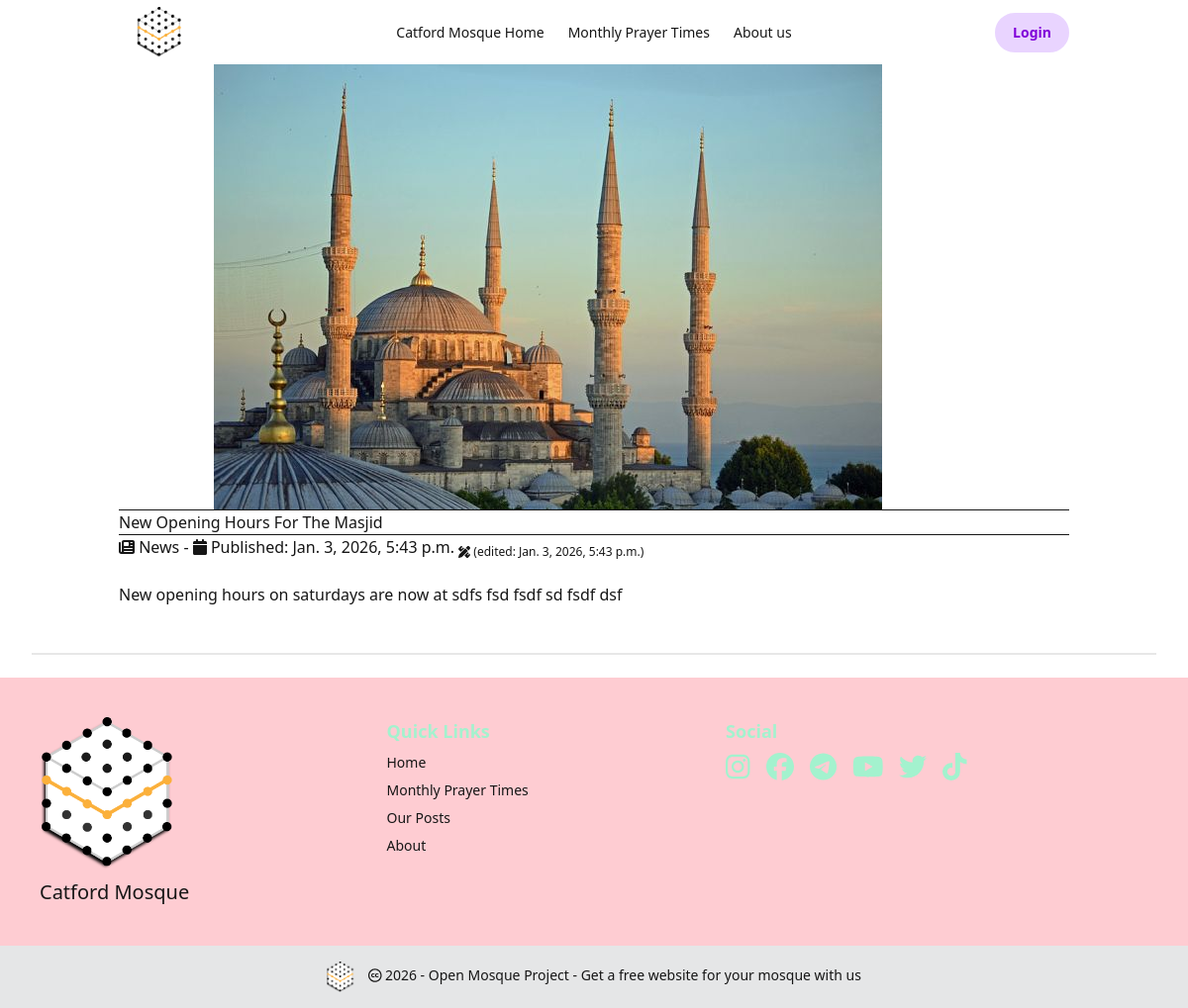
Screenshot of /post/3/ with the database file from the repository.
### masjidConfig/models.py (models this page shows, shortened)
class CentreProfile(SingletonModel):
    maintenance_mode = models.BooleanField(default=False)
    masjid_Name = models.CharField(trans("Name of mosque"), max_length=255, default='Open Mosque Project')
    masjid_Logo = models.ImageField(upload_to='images/', default='images/gsm_logo.png')
    masjid_Photo = models.ImageField(upload_to='images/', blank=True)
    established = models.DateField(blank=True, null=True)
    about = models.TextField(max_length=2000, blank=True)
    address1 = models.CharField(max_length=255, blank=True)
    town = models.CharField(max_length=255, blank=True)
    city = models.CharField(max_length=255, default='London')
    country = models.CharField(max_length=255, default='GB')
    postcode = models.CharField(max_length=10, blank=True)
    method = models.IntegerField(choices=PRAYER_CALC_CHOICES, default=3)
    shafaq = models.CharField(max_length=10, choices=SHAFAQ_CHOICES, default=GEN)
    school = models.IntegerField(choices=SCHOOL_CHOICES, default=SHAFI)
    latitude = models.DecimalField(max_digits=9, decimal_places=6, default=51.443909)
    longitude = models.DecimalField(max_digits=9, decimal_places=6, default=0.219730)
    weekly_schedule = models.JSONField(default=get_default_schedule, help_text="Schedule of operating days and prayers with jamaah times")
    fajr_jamaah_minutes = models.CharField(max_length=255, choices=FAJR_JAMAAH, blank=True)
    dhuhr_jamaah_minutes = models.CharField(max_length=255, choices=DHUHR_JAMAAH, blank=True)
    asr_jamaah_minutes = models.CharField(max_length=255, choices=ASR_JAMAAH, blank=True)
    maghrib_jamaah_minutes = models.CharField(max_length=255, choices=MAGHRIB_JAMAAH, blank=True)
    isha_jamaah_minutes = models.CharField(max_length=255, choices=ISHA_JAMAAH, blank=True)
    theme_choice = models.CharField(max_length=255, choices=COLOR_CHOICES, default='light')
    facebook = models.CharField(max_length=255, blank=True)
    instagram = models.CharField(max_length=255, blank=True)
    youtube = models.CharField(max_length=255, blank=True)
    telegram = models.CharField(max_length=255, blank=True)
    twitter = models.CharField(max_length=255, blank=True)
    tiktok = models.CharField(max_length=255, blank=True)
    imam = models.CharField(max_length=255, blank=True)
    landline = models.CharField(max_length=255, blank=True)
    mobile = models.CharField(max_length=255, blank=True)
    email = models.CharField(max_length=255, blank=True)
    what3words = models.CharField(max_length=255, blank=True)
    class Meta:
        verbose_name = trans("Site Configuration")
    """
    Adjustments we have not currently added

    Tune - "tune" (string) -
    Comma Separated String of integers to offset timings returned by the API in minutes. Example: 5,3,5,7,9,7. See https://aladhan.com/calculation-methods

    "midnightMode" (number) -
    0 for Standard (Mid Sunset to Sunrise), 1 for Jafari (Mid Sunset to Fajr). If you leave this empty, it defaults to Standard.

    "timezonestring" (string) -
    A valid timezone name as specified on http://php.net/manual/en/timezones.php . Example: Europe/London. If you do not specify this, we'll calcuate it using the co-ordinates you provide.

    "latitudeAdjustmentMethod" (number) -
    Method for adjusting times higher latitudes - for instance, if you are checking timings in the UK or Sweden.
    1 - Middle of the Night
    2 - One Seventh
    3 - Angle Based

    "adjustment" (number) -
    Number of days to adjust hijri date(s). Example: 1 or 2 or -1 or -2
    """

### posts/models.py (models this page shows, shortened)
class Post(models.Model):
    title = models.CharField(max_length=200)
    content = models.TextField(max_length=1000) # RichTextField()
    type = models.CharField(max_length=200, choices=POST_CHOICES)
    published = models.BooleanField(default=False)
    published_date = models.DateTimeField(auto_now_add=True)
    updated_date = models.DateTimeField(auto_now=True)
    image = ProcessedImageField(
        upload_to='images/',
        processors=[ResizeToFill(800, 450)],
        blank=True,
        null=True,
    )
    def get_image_url(self):
        if self.image:
            return self.image.url
        return os.path.join(settings.STATIC_URL, 'images/default_image.jpg')

### posts/views.py (the view)
# urls.py: path('post/<int:id>/', views.post_view, name='post_view'),
def post_view(request, id):
    post = Post.objects.get(id=id)
    context = {'post':post}
    return render(request, 'posts/post_view.html', context)

### masjidConfig/templatetags/masjid_tags.py (called while the page is built)
@register.simple_tag
def get_masjid():
    return CentreProfile.objects.get(pk=1)

### posts/templates/posts/post_view.html (shortened to what this page needs)
{% extends 'base.html' %}
{% load static %}
{% block content %}
<div style="display: block;
    margin-left: auto;
    margin-right: auto;
    max-width:80%; overflow: hidden">
    <img src="{{post.get_image_url}}">
</div>
<hr>
<h1>{{post.title|title}}</h1>
<hr>
<h5>
    <i class="fa-solid fa-newspaper"></i> {{post.type}} -
    <i class="fa-solid fa-calendar"></i> Published: {{post.published_date}}
    {% if post.updated_date %}<sub><i class="fa-solid fa-pen-ruler"></i> (edited: {{post.updated_date}}) </sub>{% endif %}
</h5>
<p><br>{{post.content|safe}}</p>
{% endblock content %}

### templates/base.html (shortened to what this page needs)
{% load static %}
{% load masjid_tags %}
{% get_masjid as masjid_base %}
<html
  {% if masjid_base.theme_choice %}
    data-theme="{{ masjid_base.theme_choice }}"
  {% else %}
    data-theme="light"
  {% endif %}>
    <head>
      <link href="https://cdn.jsdelivr.net/npm/daisyui@5.0.0-beta.8/daisyui.css" rel="stylesheet" type="text/css" />
      <link href="https://cdn.jsdelivr.net/npm/daisyui@5.0.0-beta.8/themes.css" rel="stylesheet" type="text/css" />
      <script src="https://cdn.jsdelivr.net/npm/@tailwindcss/browser@4"></script>
      <link rel="stylesheet" href="{% static 'css/style.css' %}">
    </head>
    <body class="{% block bodyclass %}{% endblock bodyclass %}" hx-headers='{"X-CSRFToken": "{{ csrf_token }}"}'>
        <div class="navbar bg-base-100 container mx-auto px-0 md:px-4 lg:px-8">
          <div class="navbar-start">
            <a class="btn btn-ghost text-xl" href="{% url 'posts:home' %}">
              <img src="{{masjid_base.masjid_Logo.url}}" alt="" width="50" height="50">
            </a>
          </div>
          <div class="navbar-center hidden lg:flex">
            <ul class="menu menu-horizontal px-1">
              {% include 'nav_bar_links.html' %}
            </ul>
          </div>
          <div class="navbar-end">
            {% if user.is_authenticated %}
            <div class="dropdown dropdown-end">
              <div tabindex="0" role="button" class="btn btn-ghost">
                <button type="button" class="btn btn-secondary" >Admin</button>
              </div>
              <ul
              tabindex="0"
              class="menu menu-sm dropdown-content bg-base-100 rounded-box z-1 mt-3 w-52 p-2 shadow">
              <li><a class="" href="{% url 'posts:post_form' %}"><i class="fa-solid fa-plus"></i> Add Post</a></li>
              <div class="divider divider-secondary"></div>
              <li><a class="" href="{% url 'masjidConfig:edit_profile' %}">Edit Website Settings</a></li>
              <li><a class="" href="{% url 'posts:posts_admin' %}">Admin Posts</a></li>
              <div class="divider divider-secondary"></div>
              <li><a href="{% url 'logout' %}" class="btn btn-error">Logout</a></li>
            </ul>
          </div>
          {% else %}
            <form class="d-flex">
              <a href="{% url 'login' %}" class="btn btn-primary">Login</a>
            </form>
          {% endif %}
          </div>
        </div>
          <div class="container mx-auto px-0 md:px-4 lg:px-8">{% block content %} {% endblock content %}</div>
          <div class="divider px-8"></div>
          <div class="bg-base-300">
            {% include 'footer.html' %}
          </div>
    </body>
</html>

### templates/nav_bar_links.html
<li class="">
    <a class="" href="{% url 'posts:home' %}">{{masjid_base.masjid_Name}} Home</a>
</li>
<li class="">
    <a class="" href="{% url 'posts:month_view'%}">Monthly Prayer Times</a>
</li>
<li class="">
    <a class="" href="{% url 'masjidConfig:about' %}">About us</a>
</li>

### templates/footer.html (shortened to what this page needs)
{% load static %}
<footer class="footer sm:footer-horizontal bg-secondary p-10">
  <aside>
  <img src="{{masjid_base.masjid_Logo.url}}" alt="mosque logo" width="150">
    <p>
      <span class="text-xl">{{ masjid_base.masjid_Name }}</span>
      <br />
    </p>
  </aside>
  <nav>
    <h6 class="text-lg font-bold text-accent">Quick Links</h6>
    <a href="{% url 'posts:home' %}" class="link link-hover">Home</a>
    <a href="{% url 'posts:month_view'%}" class="link link-hover">Monthly Prayer Times</a>
    <a href="{% url 'posts:post_list'%}" class="link link-hover">Our Posts</a>
    <a href="{% url 'masjidConfig:about' %}" class="link link-hover">About</a>
  </nav>
  <nav>
    <h6 class="text-lg font-bold text-accent text-accent">Social</h6>
    <div class="grid grid-flow-col gap-4">
      {% include 'social_media_icons.html' %}
    </div>
  </nav>
</footer>
<footer class="footer sm:footer-horizontal footer-center bg-base-300 text-base-content p-4">
  <aside>
    <p>
      <a href="https://openmosqueproject.com/" class="mb-3 me-2 mb-md-0 text-muted text-decoration-none lh-1">
        <img class="inline-block" src="{% static 'images/gsm_logo.png' %}" alt="" width="30" height="30">
      </a>
      <i class="fa-brands fa-creative-commons"></i>
      {% now "Y" %} - Open Mosque Project - <a href="https://openmosqueproject.com/">Get a free website for your mosque with us</a>
    </p>
  </aside>
</footer>

### rows the page displays
CentreProfile: masjid_Logo (picture), masjid_Name "Catford Mosque"
Post: title "New Opening Hours For The Masjid", type "News", published_date "Jan. 3, 2026, 5:43 p.m.", updated_date "Jan. 3, 2026, 5:43 p.m.", content "New opening hours on saturdays are now at sdfs fsd fsdf sd fsdf dsf"
